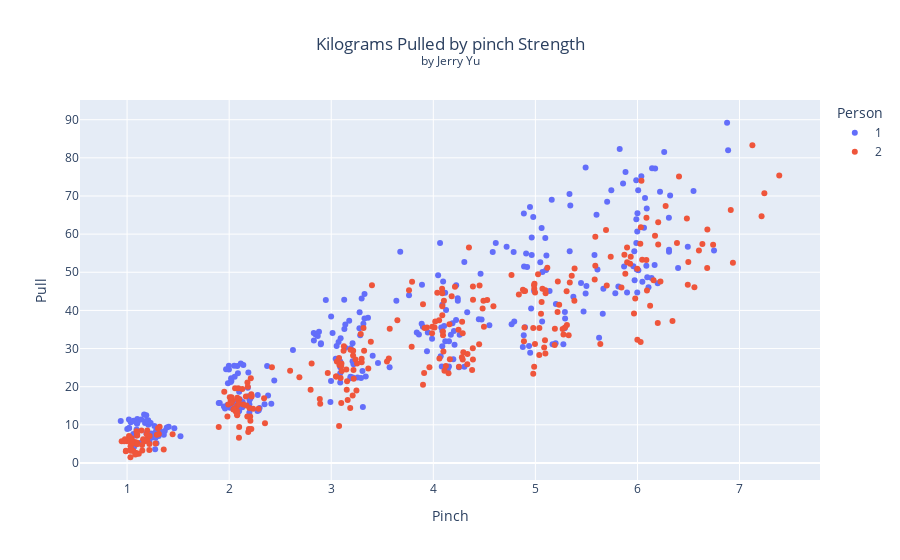

Notebook source saved alongside this figure:
### Code cell
# Person
byPerson = px.scatter(Chalk, x = "Pinch", y = "Pull", color = "Person", title = "Kilograms Pulled by pinch Strength")
byPerson.update_layout(
    title = {
        "text":"Kilograms Pulled by pinch Strength<br><sup>by Jerry Yu</sub>",
        "x":0.5,
        "xanchor":"center",
        "yanchor":"top"
    }
)
byPerson.show()

# Clear Difference by person, as expected

### Figure 1 — Plotly figure (JSON) as saved in the notebook; plotly's stock layout.template omitted (floating-point values rounded to 4 significant figures; data arrays with more than 128 entries replaced by an {"elided": "..."} marker saying what was removed)
{"data": [{"hovertemplate": "Person=1<br>Pinch=%{x}<br>Pull=%{y}<extra></extra>", "legendgroup": "1", "marker": {"color": "#636efa", "symbol": "circle"}, "mode": "markers", "name": "1", "orientation": "v", "showlegend": true, "type": "scatter", "x": {"elided": "288 float values"}, "xaxis": "x", "y": {"elided": "288 float values"}, "yaxis": "y"}, {"hovertemplate": "Person=2<br>Pinch=%{x}<br>Pull=%{y}<extra></extra>", "legendgroup": "2", "marker": {"color": "#EF553B", "symbol": "circle"}, "mode": "markers", "name": "2", "orientation": "v", "showlegend": true, "type": "scatter", "x": {"elided": "288 float values"}, "xaxis": "x", "y": {"elided": "288 float values"}, "yaxis": "y"}], "layout": {"legend": {"title": {"text": "Person"}, "tracegroupgap": 0}, "title": {"text": "Kilograms Pulled by pinch Strength<br><sup>by Jerry Yu</sub>", "x": 0.5, "xanchor": "center", "yanchor": "top"}, "xaxis": {"anchor": "y", "domain": [0, 1], "title": {"text": "Pinch"}}, "yaxis": {"anchor": "x", "domain": [0, 1], "title": {"text": "Pull"}}}}
